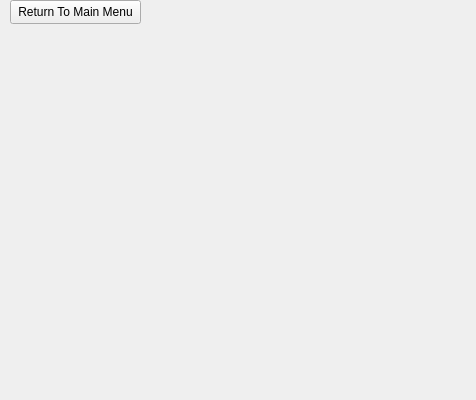
<?xml version="1.0" encoding="UTF-8"?>
<ui version="4.0">
 <class>TopologicalSortDrawClass</class>
 <widget class="QWidget" name="TopologicalSortDrawClass">
  <property name="geometry">
   <rect>
    <x>0</x>
    <y>0</y>
    <width>476</width>
    <height>400</height>
   </rect>
  </property>
  <property name="windowTitle">
   <string>TopologicalSortDraw</string>
  </property>
  <widget class="QPushButton" name="buttonReturn">
   <property name="geometry">
    <rect>
     <x>10</x>
     <y>0</y>
     <width>131</width>
     <height>24</height>
    </rect>
   </property>
   <property name="text">
    <string>Return To Main Menu</string>
   </property>
  </widget>
 </widget>
 <layoutdefault spacing="6" margin="11"/>
 <resources/>
 <connections/>
</ui>
